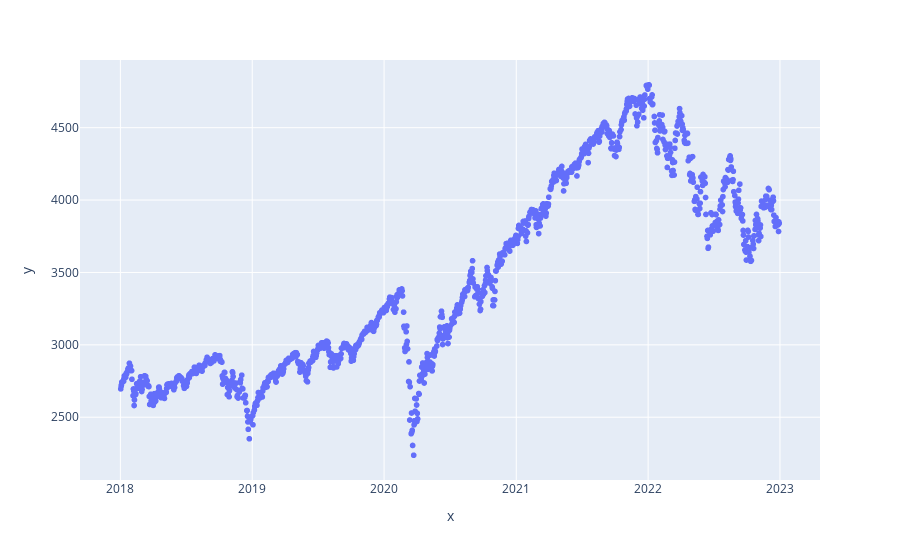

Notebook code for this chart:
### Code cell
fig = px.scatter(x=merged_data['Date'], y=merged_data['Close Price'])
#px.ylabel('Close Price')
#px.xlabel('Date')
fig.show()

### Figure 1 — Plotly figure (JSON) as saved in the notebook; plotly's stock layout.template omitted (floating-point values rounded to 4 significant figures; data arrays with more than 128 entries replaced by an {"elided": "..."} marker saying what was removed)
{"data": [{"hovertemplate": "x=%{x}<br>y=%{y}<extra></extra>", "legendgroup": "", "marker": {"color": "#636efa", "symbol": "circle"}, "mode": "markers", "name": "", "showlegend": false, "type": "scattergl", "x": {"elided": "1259 str values"}, "xaxis": "x", "y": {"elided": "1259 float values"}, "yaxis": "y"}], "layout": {"autosize": true, "legend": {"tracegroupgap": 0}, "margin": {"t": 60}, "xaxis": {"anchor": "y", "autorange": true, "domain": [0, 1], "range": ["2017-09-08 18:53:57.4243", "2023-04-24 05:06:02.5757"], "title": {"text": "x"}, "type": "date"}, "yaxis": {"anchor": "x", "autorange": true, "domain": [0, 1], "range": [2039.0, 4995.0], "title": {"text": "y"}, "type": "linear"}}}
